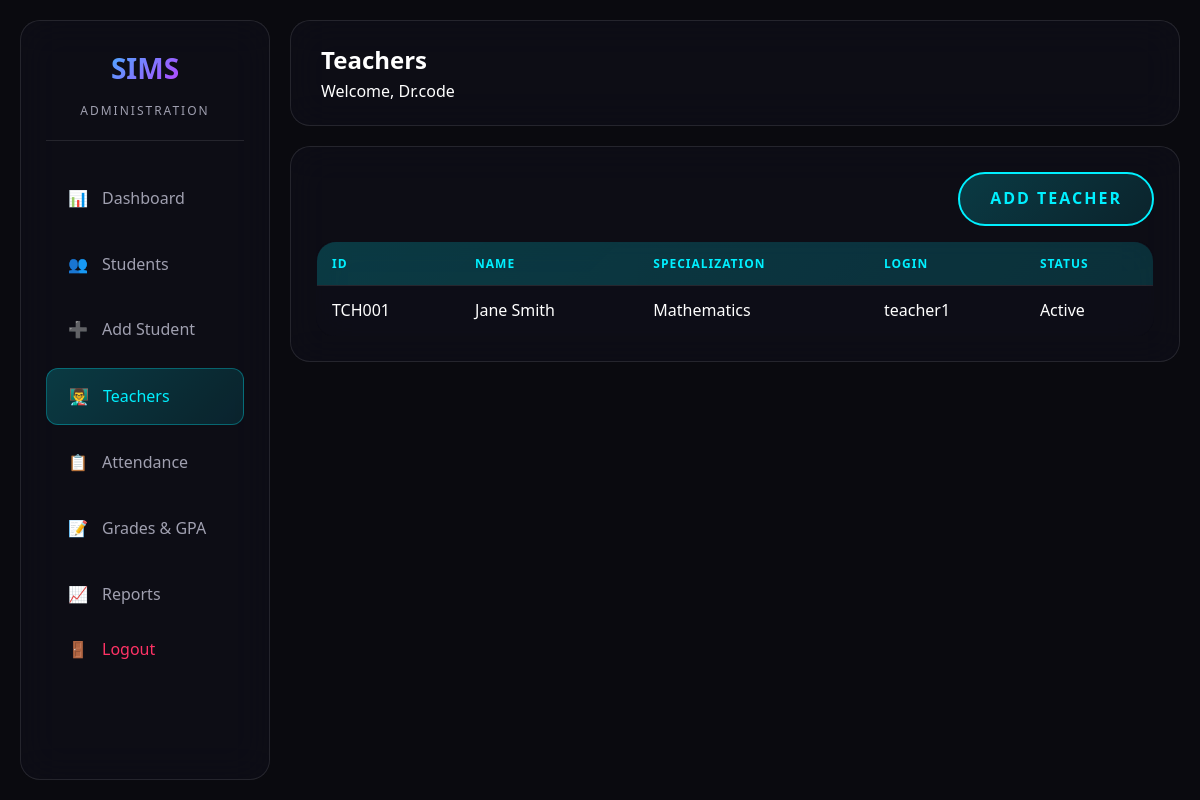
Screenshot of /admin/teachers.php (signed in) with the database file from the repository.
### tables this page shows
CREATE TABLE teachers (
    id INT AUTO_INCREMENT PRIMARY KEY,
    user_id INT UNIQUE,
    teacher_id VARCHAR(20) UNIQUE NOT NULL,
    first_name VARCHAR(50) NOT NULL,
    last_name VARCHAR(50) NOT NULL,
    date_of_birth DATE,
    gender ENUM('male', 'female', 'other') DEFAULT 'other',
    address TEXT,
    phone VARCHAR(20),
    email VARCHAR(100),
    hire_date DATE NOT NULL,
    qualification VARCHAR(100),
    specialization VARCHAR(100),
    subject_expertise TEXT,
    profile_image VARCHAR(255) DEFAULT NULL,
    status ENUM('active', 'inactive', 'on_leave') DEFAULT 'active',
    created_at TIMESTAMP DEFAULT CURRENT_TIMESTAMP,
    updated_at TIMESTAMP DEFAULT CURRENT_TIMESTAMP ON UPDATE CURRENT_TIMESTAMP,
    FOREIGN KEY (user_id) REFERENCES users(id) ON DELETE SET NULL,
    INDEX idx_teacher_id (teacher_id),
    INDEX idx_specialization (specialization),
    INDEX idx_status (status)
);

CREATE TABLE users (
    id INT AUTO_INCREMENT PRIMARY KEY,
    username VARCHAR(50) UNIQUE NOT NULL,
    password VARCHAR(255) NOT NULL,
    email VARCHAR(100) UNIQUE NOT NULL,
    role ENUM('admin', 'teacher', 'student') NOT NULL,
    full_name VARCHAR(100) NOT NULL,
    profile_image VARCHAR(255) DEFAULT NULL,
    is_active TINYINT(1) DEFAULT 1,
    last_login DATETIME DEFAULT NULL,
    created_at TIMESTAMP DEFAULT CURRENT_TIMESTAMP,
    updated_at TIMESTAMP DEFAULT CURRENT_TIMESTAMP ON UPDATE CURRENT_TIMESTAMP,
    INDEX idx_username (username),
    INDEX idx_email (email),
    INDEX idx_role (role)
);

### admin/teachers.php (the view, shortened to what this page needs)
<?php
$pdo = db();
$teachers = $pdo->query(
    "SELECT t.*, u.username, u.email AS login_email
     FROM teachers t LEFT JOIN users u ON u.id = t.user_id ORDER BY t.first_name"
)->fetchAll(PDO::FETCH_ASSOC);
require_once __DIR__ . '/../includes/header.php';
?>
<div class="glass-panel">
    <div class="page-actions">
        <a href="add_teacher.php" class="neon-btn" style="text-decoration:none;">Add Teacher</a>
    </div>
    <table class="data-table">
        <thead>
            <tr><th>ID</th><th>Name</th><th>Specialization</th><th>Login</th><th>Status</th></tr>
        </thead>
        <tbody>
            <?php if (empty($teachers)): ?>
                <tr><td colspan="5" style="text-align:center;color:var(--text-muted);">No teachers. Add one or run database/demo_users.sql</td></tr>
            <?php else: ?>
                <?php foreach ($teachers as $t): ?>
                    <tr>
                        <td><?php echo htmlspecialchars($t['teacher_id']); ?></td>
                        <td><?php echo htmlspecialchars($t['first_name'] . ' ' . $t['last_name']); ?></td>
                        <td><?php echo htmlspecialchars($t['specialization'] ?? '-'); ?></td>
                        <td><?php echo $t['username'] ? htmlspecialchars($t['username']) : '<span style="color:var(--text-muted);">No account</span>'; ?></td>
                        <td><?php echo ucfirst($t['status']); ?></td>
                    </tr>
                <?php endforeach; ?>
            <?php endif; ?>
        </tbody>
    </table>
</div>
<?php require_once __DIR__ . '/../includes/footer.php'; ?>

### assets/css/futuristic.css (style rules this page uses)
:root { --primary-neon: #00f0ff; --secondary-neon: #ff00ff; --accent-neon: #00ff88; --warning-neon: #ffaa00; --danger-neon: #ff3366; --bg-dark: #0a0a0f; --bg-darker: #050508; --bg-card: rgba(15, 15, 25, 0.7); --bg-card-hover: rgba(20, 20, 35, 0.8); --text-primary: #ffffff; --text-secondary: #a0a0b0; --text-muted: #606070; --glass-border: rgba(255, 255, 255, 0.1); --glass-shadow: 0 8px 32px rgba(0, 0, 0, 0.4); --neon-glow: 0 0 20px rgba(0, 240, 255, 0.5); --neon-glow-strong: 0 0 40px rgba(0, 240, 255, 0.8); --transition-fast: 0.2s ease; --transition-normal: 0.3s ease; --transition-slow: 0.5s ease; }
* { margin: 0; padding: 0; box-sizing: border-box; }
body { font-family: 'Segoe UI', Tahoma, Geneva, Verdana, sans-serif; background: var(--bg-dark); color: var(--text-primary); line-height: 1.6; overflow-x: hidden; min-height: 100vh; }
.neon-btn { background: linear-gradient(135deg, rgba(0, 240, 255, 0.2), rgba(0, 240, 255, 0.1)); border: 2px solid var(--primary-neon); color: var(--primary-neon); padding: 12px 30px; border-radius: 50px; font-weight: 600; text-transform: uppercase; letter-spacing: 2px; cursor: pointer; transition: all var(--transition-normal); position: relative; overflow: hidden; }
.neon-btn::before { content: ''; position: absolute; top: 0; left: -100%; width: 100%; height: 100%; background: linear-gradient(90deg, transparent, rgba(0, 240, 255, 0.4), transparent); transition: left var(--transition-slow); }
html, body { -webkit-text-size-adjust: 100%; -ms-text-size-adjust: 100%; touch-action: manipulation; padding: env(safe-area-inset-top) env(safe-area-inset-right) env(safe-area-inset-bottom) env(safe-area-inset-left); }
button, .neon-btn, .nav-item { -webkit-tap-highlight-color: transparent; }

### assets/css/dashboard.css (style rules this page uses)
.data-table { width: 100%; border-collapse: collapse; background: var(--bg-card); backdrop-filter: blur(20px); border: 1px solid var(--glass-border); border-radius: 20px; overflow: hidden; }
.data-table thead { background: linear-gradient(135deg, rgba(0, 240, 255, 0.1), rgba(0, 240, 255, 0.05)); }
.data-table th { padding: 15px 20px; text-align: left; font-size: 12px; font-weight: 600; text-transform: uppercase; letter-spacing: 1px; color: var(--primary-neon); }
.data-table td { padding: 15px 20px; border-bottom: 1px solid var(--glass-border); color: var(--text-primary); }
.data-table tbody tr:last-child td { border-bottom: none; }

### assets/css/admin.css (style rules this page uses)
.glass-panel { background: var(--bg-card); backdrop-filter: blur(20px); border: 1px solid var(--glass-border); border-radius: 20px; padding: 25px; }
.page-actions { display: flex; flex-wrap: wrap; gap: 10px; justify-content: flex-end; margin-bottom: 15px; }
.data-table { width: 100%; border-collapse: collapse; }
.data-table th, .data-table td { padding: 12px 15px; text-align: left; border-bottom: 1px solid var(--glass-border); }
.data-table th { background: rgba(0, 240, 255, 0.1); color: var(--primary-neon); font-weight: 600; }

### rows the page displays
teachers: teacher "TCH001", first_name+last_name "Jane Smith", specialization "Mathematics", user.username "teacher1", status "Active"

### other values shown
$page_title "Teachers"
$_SESSION['full_name'] "Dr.code"
